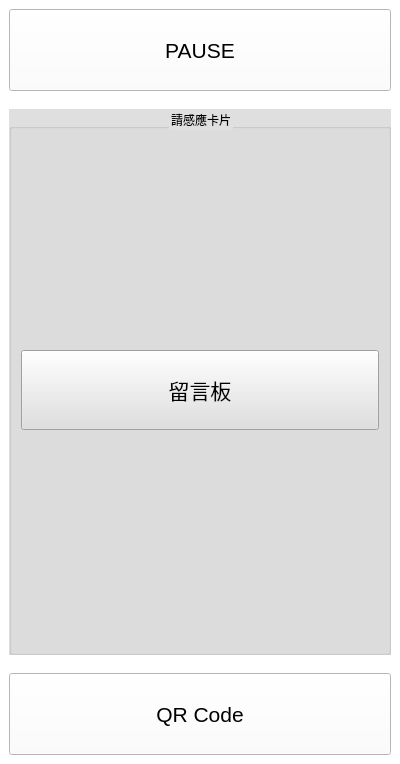
<?xml version="1.0" encoding="UTF-8"?>
<ui version="4.0">
 <class>ItemFunction</class>
 <widget class="QWidget" name="ItemFunction">
  <property name="geometry">
   <rect>
    <x>0</x>
    <y>0</y>
    <width>400</width>
    <height>764</height>
   </rect>
  </property>
  <property name="minimumSize">
   <size>
    <width>100</width>
    <height>0</height>
   </size>
  </property>
  <property name="maximumSize">
   <size>
    <width>400</width>
    <height>16777215</height>
   </size>
  </property>
  <property name="windowTitle">
   <string>Form</string>
  </property>
  <property name="styleSheet">
   <string notr="true">background-color: rgb(255, 255, 255);</string>
  </property>
  <layout class="QVBoxLayout" name="verticalLayout" stretch="1,0,1">
   <property name="spacing">
    <number>0</number>
   </property>
   <property name="leftMargin">
    <number>0</number>
   </property>
   <property name="topMargin">
    <number>0</number>
   </property>
   <property name="rightMargin">
    <number>0</number>
   </property>
   <property name="bottomMargin">
    <number>0</number>
   </property>
   <item>
    <widget class="QWidget" name="widget_3" native="true">
     <property name="sizePolicy">
      <sizepolicy hsizetype="Minimum" vsizetype="Maximum">
       <horstretch>0</horstretch>
       <verstretch>0</verstretch>
      </sizepolicy>
     </property>
     <property name="minimumSize">
      <size>
       <width>0</width>
       <height>100</height>
      </size>
     </property>
     <layout class="QGridLayout" name="gridLayout_4">
      <item row="0" column="0">
       <widget class="QPushButton" name="btnPause">
        <property name="sizePolicy">
         <sizepolicy hsizetype="Minimum" vsizetype="Minimum">
          <horstretch>0</horstretch>
          <verstretch>0</verstretch>
         </sizepolicy>
        </property>
        <property name="font">
         <font>
          <pointsize>16</pointsize>
         </font>
        </property>
        <property name="focusPolicy">
         <enum>Qt::NoFocus</enum>
        </property>
        <property name="styleSheet">
         <string notr="true">QPushButton{ border-radius: 15px;  border: 4px groove gray; border-style: outset;background-color: rgb(220, 220, 220);}
QPushButton:press{border-radius: 15px;  border: 8px groove gray; border-style: outset;background-color: rgb(110,110,110);}
                        QPushButton:checked{border-radius: 15px;  border: 8px groove gray; border-style: outset;background-color: rgb(110,110,110);};
</string>
        </property>
        <property name="text">
         <string>PAUSE</string>
        </property>
        <property name="checkable">
         <bool>false</bool>
        </property>
        <property name="checked">
         <bool>false</bool>
        </property>
       </widget>
      </item>
     </layout>
    </widget>
   </item>
   <item>
    <widget class="QWidget" name="widget_5" native="true">
     <property name="sizePolicy">
      <sizepolicy hsizetype="Preferred" vsizetype="Minimum">
       <horstretch>0</horstretch>
       <verstretch>0</verstretch>
      </sizepolicy>
     </property>
     <property name="minimumSize">
      <size>
       <width>0</width>
       <height>60</height>
      </size>
     </property>
     <layout class="QGridLayout" name="gridLayout">
      <item row="0" column="0">
       <widget class="QGroupBox" name="groupBox">
        <property name="sizePolicy">
         <sizepolicy hsizetype="Preferred" vsizetype="Minimum">
          <horstretch>0</horstretch>
          <verstretch>0</verstretch>
         </sizepolicy>
        </property>
        <property name="styleSheet">
         <string notr="true">background-color: rgb(223, 223, 223);</string>
        </property>
        <property name="title">
         <string>請感應卡片</string>
        </property>
        <property name="alignment">
         <set>Qt::AlignCenter</set>
        </property>
        <property name="flat">
         <bool>false</bool>
        </property>
        <property name="checkable">
         <bool>false</bool>
        </property>
        <layout class="QVBoxLayout" name="verticalLayout_2">
         <item>
          <widget class="QPushButton" name="btnMsg">
           <property name="minimumSize">
            <size>
             <width>0</width>
             <height>80</height>
            </size>
           </property>
           <property name="font">
            <font>
             <pointsize>16</pointsize>
            </font>
           </property>
           <property name="focusPolicy">
            <enum>Qt::NoFocus</enum>
           </property>
           <property name="styleSheet">
            <string notr="true">QPushButton{ border-radius: 15px;  border: 4px groove gray; border-style: outset;background-color: rgb(220, 220, 220);}
QPushButton:press{border-radius: 15px;  border: 8px groove gray; border-style: outset;background-color: rgb(110,110,110);};</string>
           </property>
           <property name="text">
            <string>留言板</string>
           </property>
          </widget>
         </item>
        </layout>
       </widget>
      </item>
     </layout>
    </widget>
   </item>
   <item>
    <widget class="QWidget" name="widget_4" native="true">
     <property name="sizePolicy">
      <sizepolicy hsizetype="Minimum" vsizetype="Maximum">
       <horstretch>0</horstretch>
       <verstretch>0</verstretch>
      </sizepolicy>
     </property>
     <property name="minimumSize">
      <size>
       <width>0</width>
       <height>100</height>
      </size>
     </property>
     <layout class="QGridLayout" name="gridLayout_5">
      <item row="0" column="0">
       <widget class="QPushButton" name="btnQrcode">
        <property name="sizePolicy">
         <sizepolicy hsizetype="Minimum" vsizetype="Minimum">
          <horstretch>0</horstretch>
          <verstretch>0</verstretch>
         </sizepolicy>
        </property>
        <property name="font">
         <font>
          <pointsize>16</pointsize>
         </font>
        </property>
        <property name="focusPolicy">
         <enum>Qt::NoFocus</enum>
        </property>
        <property name="styleSheet">
         <string notr="true">QPushButton{ border-radius: 15px;  border: 4px groove gray; border-style: outset;background-color: rgb(220, 220, 220);}
QPushButton:press{border-radius: 15px;  border: 8px groove gray; border-style: outset;background-color: rgb(110,110,110);};</string>
        </property>
        <property name="text">
         <string>QR Code</string>
        </property>
       </widget>
      </item>
     </layout>
    </widget>
   </item>
  </layout>
 </widget>
 <resources/>
 <connections/>
</ui>
